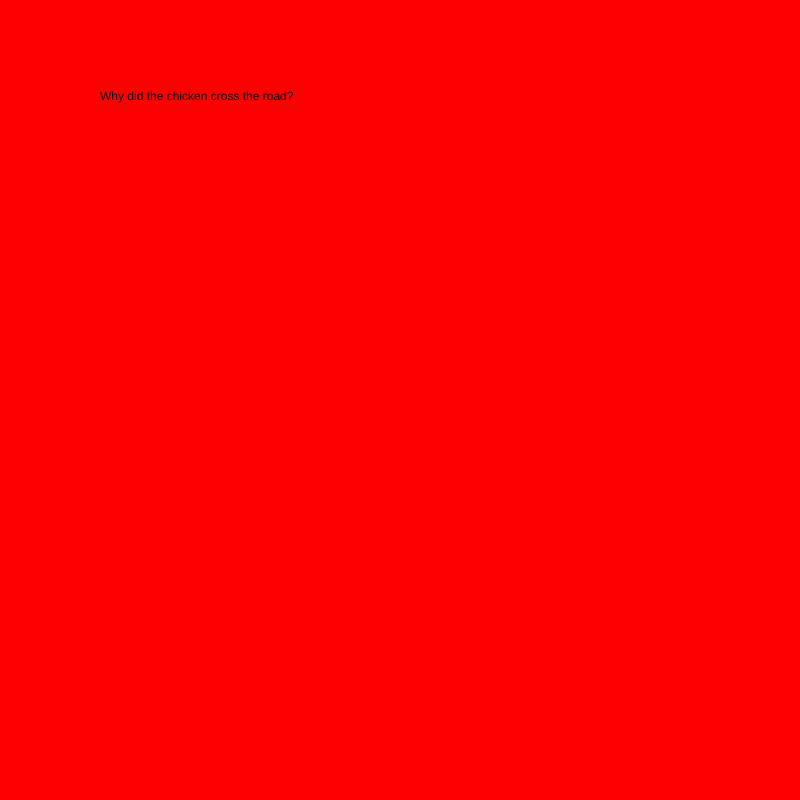
Frame 1 (no input)
Frame 60 (no input): identical to frame 1, image omitted
Frame 120 (the mouse pressed at the canvas centre since frame 60): identical to frame 1, image omitted

The p5.js sketch that drew this single still picture (run headless with seeded random() and noise() and a simulated clock; from frame 60 on, the mouse is pressed at the canvas centre):

// p5.js sketch
// ── sketch.js
let state = 0;


function setup() {
  createCanvas(800, 800);
}

function draw() {

  switch (state) {

    case 0:
      background('red');
      text("Why did the chicken cross the road?", 100, 100);
      //for joke 2 put timer in here
      break;

    case 1: // punchline
      background('green');
      text("to get to the other side", 100, 100);
      break;

  }

}

function mouseReleased() {

  state = state + 1;
  // if state is greater than one set equal to 0
}
if (state > 1) {
  state = 0;
}
